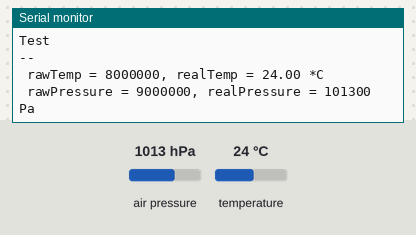
Bench run of a sketch on a simulated Arduino Uno, built for the host (arithmetic inside an expression is 32-bit, double 64-bit). Shown: the last lines printed to the serial monitor. The test bench sets the inputs (shaded band); at power-on: air pressure 1013 hPa, temperature 24 °C.

Above: at 1.2 s.
1.3 s: air pressure set to 1000 hPa
At 1.3 s:
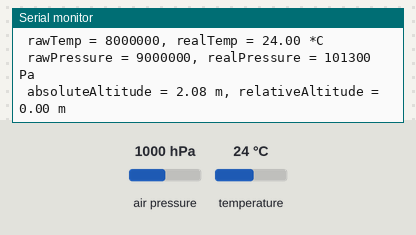
5.6 s: temperature set to 12 °C
At 6.5 s:
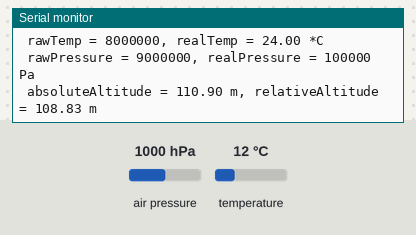
7.1 s: air pressure set to 952 hPa
At 8.6 s:
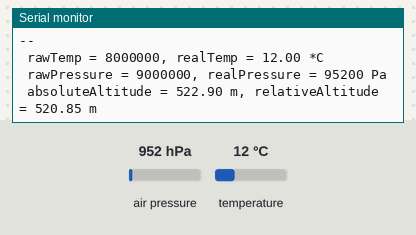
Timing chart, 0 to 10.1 s (numbered marks = the images above; inputs shaded):
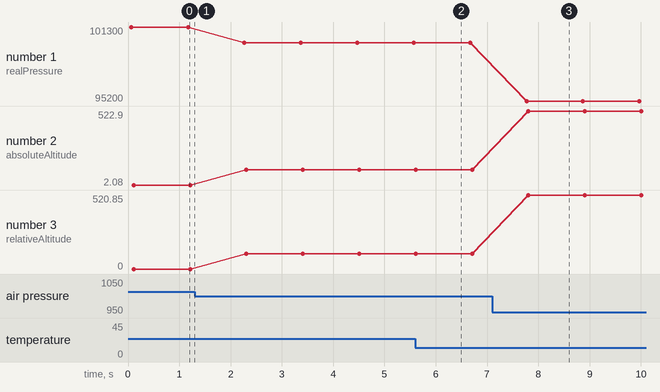

The sketch:

altitude_sketch.ino
```cpp
#include <Wire.h>
#include <MS5611.h>

MS5611 sensor;

double referencePressure;

void setup() {
  // put your setup code here, to run once:
  Serial.begin(9600);

  Serial.println("Initialize MS5611 Sensor");
  Serial.println("test 1");
  //sensor.begin();
  Serial.println("Test 2");
  /*if(sensor.begin()){
    Serial.println("Sensor found.");
    delay(500);
  }*/

  referencePressure = sensor.readPressure();
  Serial.println("Test 3");
  checkSettings();
  Serial.println("Test 4");
}

void checkSettings(){
  Serial.print("Oversampling: ");
  Serial.println(sensor.getOversampling());
}

void loop() {
  Serial.println("Test");
  // put your main code here, to run repeatedly:
  uint32_t rawTemp = sensor.readRawTemperature();
  uint32_t rawPressure = sensor.readRawPressure();

  double realTemp = sensor.readTemperature();
  long realPressure = sensor.readPressure();

  float absoluteAltitude = sensor.getAltitude(realPressure);
  float relativeAltitude = sensor.getAltitude(realPressure, referencePressure);

  Serial.println("--");

  Serial.print(" rawTemp = ");
  Serial.print(rawTemp);
  Serial.print(", realTemp = ");
  Serial.print(realTemp);
  Serial.println(" *C");

  Serial.print(" rawPressure = ");
  Serial.print(rawPressure);
  Serial.print(", realPressure = ");
  Serial.print(realPressure);
  Serial.println(" Pa");

  Serial.print(" absoluteAltitude = ");
  Serial.print(absoluteAltitude);
  Serial.print(" m, relativeAltitude = ");
  Serial.print(relativeAltitude);
  Serial.println(" m");

  delay(1000);
}
```

Measured:
- after the input at 7.1 s, the serial monitor: prints a new line after 0.67 s (image 3)
- plotted number 1: 101300 → 100000 after the input at 1.3 s, 100000 → 95200 after the input at 7.1 s
- plotted number 2: 2.08 → 110.9 after the input at 1.3 s, 110.9 → 522.9 after the input at 7.1 s
- plotted number 3: 0 → 108.83 after the input at 1.3 s, 108.83 → 520.85 after the input at 7.1 s
